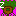

Tiled map render using the project's own tile images. Description and the whole map definition, tile-layer contents included, below:
An orthogonal 2x2 tile map with 8x8 px tiles, 3 tile layers (frame_0, frame_1, frame_2).

<map version="1.0" orientation="orthogonal" width="2" height="2" tilewidth="8" tileheight="8">
 <tileset firstgid="1" name="spritesheet" tilewidth="8" tileheight="8">
  <image source="../spritesheet.bmp" trans="ff00ff" width="512" height="1024" />
 </tileset>
 <layer name="frame_0" width="2" height="2">
  <data encoding="csv">
257,258,
321,322
</data>
 </layer>
 <layer name="frame_1" width="2" height="2">
  <data encoding="csv">
259,260,
323,324
</data>
 </layer>
 <layer name="frame_2" width="2" height="2">
  <data encoding="csv">
261,262,
325,326
</data>
 </layer>
</map>